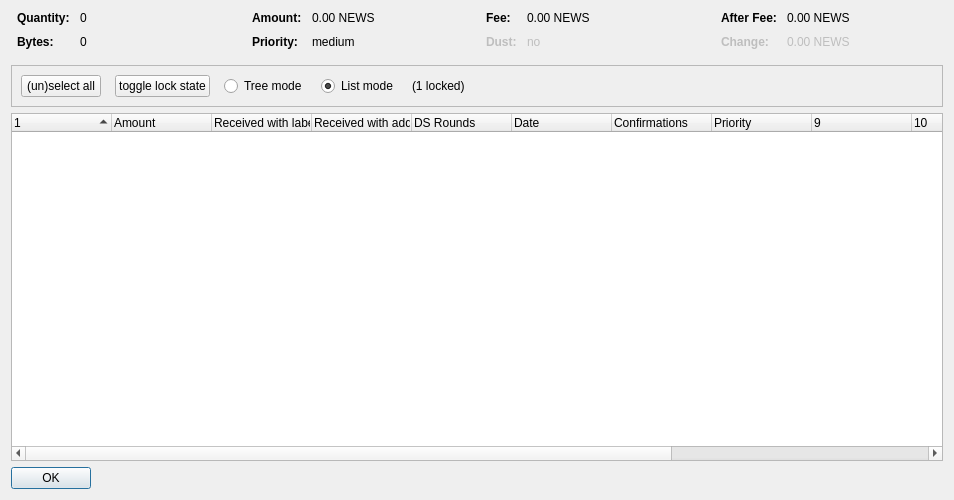
<?xml version="1.0" encoding="UTF-8"?>
<ui version="4.0">
 <class>CoinControlDialog</class>
 <widget class="QDialog" name="CoinControlDialog">
  <property name="geometry">
   <rect>
    <x>0</x>
    <y>0</y>
    <width>954</width>
    <height>500</height>
   </rect>
  </property>
  <property name="windowTitle">
   <string>Coin Selection</string>
  </property>
  <layout class="QVBoxLayout" name="verticalLayout">
   <item>
    <layout class="QHBoxLayout" name="horizontalLayoutTop" stretch="0,0,0,0">
     <property name="topMargin">
      <number>0</number>
     </property>
     <property name="bottomMargin">
      <number>10</number>
     </property>
     <item>
      <layout class="QFormLayout" name="formLayoutCoinControl1">
       <property name="horizontalSpacing">
        <number>10</number>
       </property>
       <property name="verticalSpacing">
        <number>10</number>
       </property>
       <property name="leftMargin">
        <number>6</number>
       </property>
       <property name="rightMargin">
        <number>6</number>
       </property>
       <item row="0" column="0">
        <widget class="QLabel" name="labelCoinControlQuantityText">
         <property name="font">
          <font>
           <weight>75</weight>
           <bold>true</bold>
          </font>
         </property>
         <property name="text">
          <string>Quantity:</string>
         </property>
        </widget>
       </item>
       <item row="0" column="1">
        <widget class="QLabel" name="labelCoinControlQuantity">
         <property name="cursor">
          <cursorShape>IBeamCursor</cursorShape>
         </property>
         <property name="contextMenuPolicy">
          <enum>Qt::ActionsContextMenu</enum>
         </property>
         <property name="text">
          <string notr="true">0</string>
         </property>
         <property name="textInteractionFlags">
          <set>Qt::LinksAccessibleByMouse|Qt::TextSelectableByKeyboard|Qt::TextSelectableByMouse</set>
         </property>
        </widget>
       </item>
       <item row="1" column="0">
        <widget class="QLabel" name="labelCoinControlBytesText">
         <property name="font">
          <font>
           <weight>75</weight>
           <bold>true</bold>
          </font>
         </property>
         <property name="text">
          <string>Bytes:</string>
         </property>
        </widget>
       </item>
       <item row="1" column="1">
        <widget class="QLabel" name="labelCoinControlBytes">
         <property name="cursor">
          <cursorShape>IBeamCursor</cursorShape>
         </property>
         <property name="contextMenuPolicy">
          <enum>Qt::ActionsContextMenu</enum>
         </property>
         <property name="text">
          <string notr="true">0</string>
         </property>
         <property name="textInteractionFlags">
          <set>Qt::LinksAccessibleByMouse|Qt::TextSelectableByKeyboard|Qt::TextSelectableByMouse</set>
         </property>
        </widget>
       </item>
      </layout>
     </item>
     <item>
      <layout class="QFormLayout" name="formLayoutCoinControl2">
       <property name="horizontalSpacing">
        <number>10</number>
       </property>
       <property name="verticalSpacing">
        <number>10</number>
       </property>
       <property name="leftMargin">
        <number>6</number>
       </property>
       <property name="rightMargin">
        <number>6</number>
       </property>
       <item row="0" column="0">
        <widget class="QLabel" name="labelCoinControlAmountText">
         <property name="font">
          <font>
           <weight>75</weight>
           <bold>true</bold>
          </font>
         </property>
         <property name="text">
          <string>Amount:</string>
         </property>
        </widget>
       </item>
       <item row="0" column="1">
        <widget class="QLabel" name="labelCoinControlAmount">
         <property name="cursor">
          <cursorShape>IBeamCursor</cursorShape>
         </property>
         <property name="contextMenuPolicy">
          <enum>Qt::ActionsContextMenu</enum>
         </property>
         <property name="text">
          <string notr="true">0.00 NEWS</string>
         </property>
         <property name="textInteractionFlags">
          <set>Qt::LinksAccessibleByMouse|Qt::TextSelectableByKeyboard|Qt::TextSelectableByMouse</set>
         </property>
        </widget>
       </item>
       <item row="1" column="0">
        <widget class="QLabel" name="labelCoinControlPriorityText">
         <property name="font">
          <font>
           <weight>75</weight>
           <bold>true</bold>
          </font>
         </property>
         <property name="text">
          <string>Priority:</string>
         </property>
        </widget>
       </item>
       <item row="1" column="1">
        <widget class="QLabel" name="labelCoinControlPriority">
         <property name="cursor">
          <cursorShape>IBeamCursor</cursorShape>
         </property>
         <property name="contextMenuPolicy">
          <enum>Qt::ActionsContextMenu</enum>
         </property>
         <property name="text">
          <string>medium</string>
         </property>
         <property name="textInteractionFlags">
          <set>Qt::LinksAccessibleByMouse|Qt::TextSelectableByKeyboard|Qt::TextSelectableByMouse</set>
         </property>
        </widget>
       </item>
      </layout>
     </item>
     <item>
      <layout class="QFormLayout" name="formLayoutCoinControl3">
       <property name="horizontalSpacing">
        <number>10</number>
       </property>
       <property name="verticalSpacing">
        <number>10</number>
       </property>
       <property name="leftMargin">
        <number>6</number>
       </property>
       <property name="rightMargin">
        <number>6</number>
       </property>
       <item row="0" column="0">
        <widget class="QLabel" name="labelCoinControlFeeText">
         <property name="font">
          <font>
           <weight>75</weight>
           <bold>true</bold>
          </font>
         </property>
         <property name="text">
          <string>Fee:</string>
         </property>
        </widget>
       </item>
       <item row="0" column="1">
        <widget class="QLabel" name="labelCoinControlFee">
         <property name="cursor">
          <cursorShape>IBeamCursor</cursorShape>
         </property>
         <property name="contextMenuPolicy">
          <enum>Qt::ActionsContextMenu</enum>
         </property>
         <property name="text">
          <string notr="true">0.00 NEWS</string>
         </property>
         <property name="textInteractionFlags">
          <set>Qt::LinksAccessibleByMouse|Qt::TextSelectableByKeyboard|Qt::TextSelectableByMouse</set>
         </property>
        </widget>
       </item>
       <item row="1" column="0">
        <widget class="QLabel" name="labelCoinControlLowOutputText">
         <property name="enabled">
          <bool>false</bool>
         </property>
         <property name="font">
          <font>
           <weight>75</weight>
           <bold>true</bold>
          </font>
         </property>
         <property name="text">
          <string>Dust:</string>
         </property>
        </widget>
       </item>
       <item row="1" column="1">
        <widget class="QLabel" name="labelCoinControlLowOutput">
         <property name="enabled">
          <bool>false</bool>
         </property>
         <property name="cursor">
          <cursorShape>IBeamCursor</cursorShape>
         </property>
         <property name="contextMenuPolicy">
          <enum>Qt::ActionsContextMenu</enum>
         </property>
         <property name="text">
          <string>no</string>
         </property>
         <property name="textInteractionFlags">
          <set>Qt::LinksAccessibleByMouse|Qt::TextSelectableByKeyboard|Qt::TextSelectableByMouse</set>
         </property>
        </widget>
       </item>
      </layout>
     </item>
     <item>
      <layout class="QFormLayout" name="formLayoutCoinControl4">
       <property name="horizontalSpacing">
        <number>10</number>
       </property>
       <property name="verticalSpacing">
        <number>10</number>
       </property>
       <property name="leftMargin">
        <number>6</number>
       </property>
       <property name="rightMargin">
        <number>6</number>
       </property>
       <item row="0" column="0">
        <widget class="QLabel" name="labelCoinControlAfterFeeText">
         <property name="font">
          <font>
           <weight>75</weight>
           <bold>true</bold>
          </font>
         </property>
         <property name="text">
          <string>After Fee:</string>
         </property>
        </widget>
       </item>
       <item row="0" column="1">
        <widget class="QLabel" name="labelCoinControlAfterFee">
         <property name="cursor">
          <cursorShape>IBeamCursor</cursorShape>
         </property>
         <property name="contextMenuPolicy">
          <enum>Qt::ActionsContextMenu</enum>
         </property>
         <property name="text">
          <string notr="true">0.00 NEWS</string>
         </property>
         <property name="textInteractionFlags">
          <set>Qt::LinksAccessibleByMouse|Qt::TextSelectableByKeyboard|Qt::TextSelectableByMouse</set>
         </property>
        </widget>
       </item>
       <item row="1" column="0">
        <widget class="QLabel" name="labelCoinControlChangeText">
         <property name="enabled">
          <bool>false</bool>
         </property>
         <property name="font">
          <font>
           <weight>75</weight>
           <bold>true</bold>
          </font>
         </property>
         <property name="text">
          <string>Change:</string>
         </property>
        </widget>
       </item>
       <item row="1" column="1">
        <widget class="QLabel" name="labelCoinControlChange">
         <property name="enabled">
          <bool>false</bool>
         </property>
         <property name="cursor">
          <cursorShape>IBeamCursor</cursorShape>
         </property>
         <property name="contextMenuPolicy">
          <enum>Qt::ActionsContextMenu</enum>
         </property>
         <property name="text">
          <string notr="true">0.00 NEWS</string>
         </property>
         <property name="textInteractionFlags">
          <set>Qt::LinksAccessibleByMouse|Qt::TextSelectableByKeyboard|Qt::TextSelectableByMouse</set>
         </property>
        </widget>
       </item>
      </layout>
     </item>
    </layout>
   </item>
   <item>
    <widget class="QFrame" name="frame">
     <property name="minimumSize">
      <size>
       <width>0</width>
       <height>40</height>
      </size>
     </property>
     <property name="frameShape">
      <enum>QFrame::StyledPanel</enum>
     </property>
     <property name="frameShadow">
      <enum>QFrame::Sunken</enum>
     </property>
     <layout class="QHBoxLayout" name="horizontalLayout">
      <item>
       <layout class="QHBoxLayout" name="horizontalLayoutPanel" stretch="0,0,0,0,0,0">
        <property name="spacing">
         <number>14</number>
        </property>
        <item>
         <widget class="QPushButton" name="pushButtonSelectAll">
          <property name="sizePolicy">
           <sizepolicy hsizetype="Maximum" vsizetype="Fixed">
            <horstretch>0</horstretch>
            <verstretch>0</verstretch>
           </sizepolicy>
          </property>
          <property name="text">
           <string>(un)select all</string>
          </property>
          <property name="autoDefault">
           <bool>false</bool>
          </property>
         </widget>
        </item>
        <item>
         <widget class="QPushButton" name="pushButtonToggleLock">
          <property name="sizePolicy">
           <sizepolicy hsizetype="Maximum" vsizetype="Fixed">
            <horstretch>0</horstretch>
            <verstretch>0</verstretch>
           </sizepolicy>
          </property>
          <property name="text">
           <string>toggle lock state</string>
          </property>
          <property name="autoDefault">
           <bool>false</bool>
          </property>
         </widget>
        </item>
        <item>
         <widget class="QRadioButton" name="radioTreeMode">
          <property name="sizePolicy">
           <sizepolicy hsizetype="Maximum" vsizetype="Fixed">
            <horstretch>0</horstretch>
            <verstretch>0</verstretch>
           </sizepolicy>
          </property>
          <property name="text">
           <string>Tree mode</string>
          </property>
         </widget>
        </item>
        <item>
         <widget class="QRadioButton" name="radioListMode">
          <property name="sizePolicy">
           <sizepolicy hsizetype="Maximum" vsizetype="Fixed">
            <horstretch>0</horstretch>
            <verstretch>0</verstretch>
           </sizepolicy>
          </property>
          <property name="text">
           <string>List mode</string>
          </property>
          <property name="checked">
           <bool>true</bool>
          </property>
         </widget>
        </item>
        <item>
         <widget class="QLabel" name="labelLocked">
          <property name="text">
           <string>(1 locked)</string>
          </property>
         </widget>
        </item>
        <item>
         <spacer name="horizontalSpacer">
          <property name="orientation">
           <enum>Qt::Horizontal</enum>
          </property>
          <property name="sizeHint" stdset="0">
           <size>
            <width>40</width>
            <height>20</height>
           </size>
          </property>
         </spacer>
        </item>
       </layout>
      </item>
     </layout>
    </widget>
   </item>
   <item>
    <widget class="CoinControlTreeWidget" name="treeWidget">
     <property name="contextMenuPolicy">
      <enum>Qt::CustomContextMenu</enum>
     </property>
     <property name="sortingEnabled">
      <bool>false</bool>
     </property>
     <property name="columnCount">
      <number>13</number>
     </property>
     <attribute name="headerShowSortIndicator" stdset="0">
      <bool>true</bool>
     </attribute>
     <attribute name="headerStretchLastSection">
      <bool>false</bool>
     </attribute>
     <column>
      <property name="text">
       <string/>
      </property>
     </column>
     <column>
      <property name="text">
       <string>Amount</string>
      </property>
     </column>
     <column>
      <property name="text">
       <string>Received with label</string>
      </property>
     </column>
     <column>
      <property name="text">
       <string>Received with address</string>
      </property>
     </column>
     <column>
      <property name="text">
       <string>DS Rounds</string>
      </property>
     </column>
     <column>
      <property name="text">
       <string>Date</string>
      </property>
     </column>
     <column>
      <property name="text">
       <string>Confirmations</string>
      </property>
      <property name="toolTip">
       <string>Confirmed</string>
      </property>
     </column>
     <column>
      <property name="text">
       <string>Priority</string>
      </property>
     </column>
     <column>
      <property name="text">
       <string/>
      </property>
     </column>
     <column>
      <property name="text">
       <string/>
      </property>
     </column>
     <column>
      <property name="text">
       <string/>
      </property>
     </column>
     <column>
      <property name="text">
       <string/>
      </property>
     </column>
     <column>
      <property name="text">
       <string/>
      </property>
     </column>
    </widget>
   </item>
   <item>
    <widget class="QDialogButtonBox" name="buttonBox">
     <property name="sizePolicy">
      <sizepolicy hsizetype="Maximum" vsizetype="Fixed">
       <horstretch>0</horstretch>
       <verstretch>0</verstretch>
      </sizepolicy>
     </property>
     <property name="orientation">
      <enum>Qt::Horizontal</enum>
     </property>
     <property name="standardButtons">
      <set>QDialogButtonBox::Ok</set>
     </property>
    </widget>
   </item>
  </layout>
 </widget>
 <customwidgets>
  <customwidget>
   <class>CoinControlTreeWidget</class>
   <extends>QTreeWidget</extends>
   <header>coincontroltreewidget.h</header>
  </customwidget>
 </customwidgets>
 <resources/>
 <connections/>
</ui>
